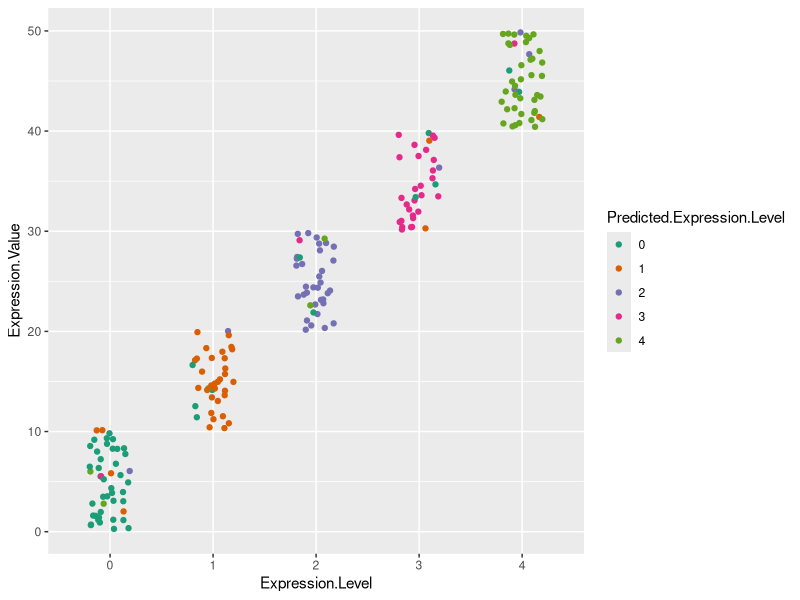

Generate this figure with R:
# Visualize Tractus Results
library(ggplot2)
TractusResults <- read.table(file = 'tract_dep_results.tsv', sep = '\t', header = TRUE)
TractusResults$Expression.Level <- as.factor(TractusResults$Expression.Level)
TractusResults$Predicted.Expression.Level <- as.factor(TractusResults$Predicted.Expression.Level)

# Set the plot mode to "jitter" - more aesthetically pleasing, less clear
p <- ggplot(TractusResults, aes(x=Expression.Level, y=Expression.Value, color=Predicted.Expression.Level)) + 
    geom_jitter(position=position_jitter(0.2))

# Set the plot mode to "dodge" - clear
#p <- ggplot(TractusResults, aes(x=Expression.Level, y=Expression.Value, color=Predicted.Expression.Level)) + 
#    geom_jitter(position=position_dodge(0.8))

# Change the color scheme
p + scale_color_brewer(palette="Dark2")



